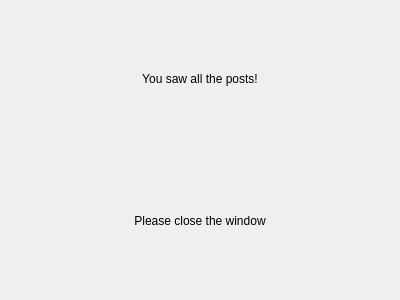
<?xml version="1.0" encoding="UTF-8"?>
<ui version="4.0">
 <class>EndPost</class>
 <widget class="QDialog" name="EndPost">
  <property name="geometry">
   <rect>
    <x>0</x>
    <y>0</y>
    <width>400</width>
    <height>300</height>
   </rect>
  </property>
  <property name="windowTitle">
   <string>Dialog</string>
  </property>
  <layout class="QVBoxLayout" name="verticalLayout_2">
   <item>
    <layout class="QVBoxLayout" name="verticalLayout">
     <item>
      <widget class="QLabel" name="label">
       <property name="text">
        <string>You saw all the posts!</string>
       </property>
       <property name="alignment">
        <set>Qt::AlignCenter</set>
       </property>
      </widget>
     </item>
     <item>
      <widget class="QLabel" name="label_2">
       <property name="text">
        <string>Please close the window</string>
       </property>
       <property name="alignment">
        <set>Qt::AlignCenter</set>
       </property>
      </widget>
     </item>
    </layout>
   </item>
  </layout>
 </widget>
 <resources/>
 <connections/>
</ui>
